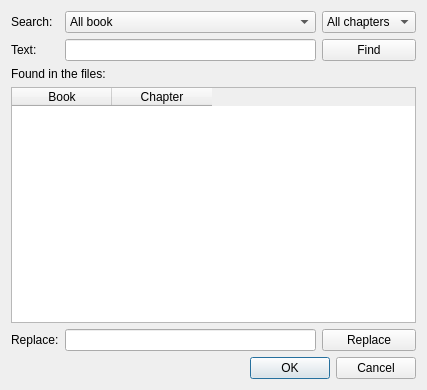
<?xml version="1.0" encoding="UTF-8"?>
<ui version="4.0">
 <class>FRDialog</class>
 <widget class="QDialog" name="FRDialog">
  <property name="geometry">
   <rect>
    <x>0</x>
    <y>0</y>
    <width>427</width>
    <height>390</height>
   </rect>
  </property>
  <property name="windowTitle">
   <string>Find and replace dialog</string>
  </property>
  <layout class="QGridLayout" name="gridLayout_2">
   <item row="0" column="0">
    <layout class="QGridLayout" name="gridLayout">
     <item row="0" column="0">
      <widget class="QLabel" name="label">
       <property name="text">
        <string>Search:</string>
       </property>
      </widget>
     </item>
     <item row="0" column="1">
      <widget class="QComboBox" name="cBBook">
       <item>
        <property name="text">
         <string>All book</string>
        </property>
       </item>
      </widget>
     </item>
     <item row="0" column="2">
      <widget class="QComboBox" name="cBChapter">
       <item>
        <property name="text">
         <string>All chapters</string>
        </property>
       </item>
      </widget>
     </item>
     <item row="1" column="0">
      <widget class="QLabel" name="label_2">
       <property name="text">
        <string>Text:</string>
       </property>
      </widget>
     </item>
     <item row="1" column="1">
      <widget class="QLineEdit" name="LEFind">
       <property name="text">
        <string/>
       </property>
      </widget>
     </item>
     <item row="1" column="2">
      <widget class="QPushButton" name="pBFind">
       <property name="text">
        <string>Find</string>
       </property>
      </widget>
     </item>
     <item row="2" column="0" colspan="2">
      <widget class="QLabel" name="label_4">
       <property name="text">
        <string>Found in the files:</string>
       </property>
      </widget>
     </item>
     <item row="3" column="0" colspan="3">
      <widget class="QTableWidget" name="tableFiles">
       <property name="columnCount">
        <number>2</number>
       </property>
       <attribute name="horizontalHeaderDefaultSectionSize">
        <number>100</number>
       </attribute>
       <column>
        <property name="text">
         <string>Book</string>
        </property>
       </column>
       <column>
        <property name="text">
         <string>Chapter</string>
        </property>
       </column>
      </widget>
     </item>
     <item row="4" column="0">
      <widget class="QLabel" name="label_3">
       <property name="text">
        <string>Replace:</string>
       </property>
      </widget>
     </item>
     <item row="4" column="1">
      <widget class="QLineEdit" name="LEReplace"/>
     </item>
     <item row="4" column="2">
      <widget class="QPushButton" name="pBReplace">
       <property name="text">
        <string>Replace</string>
       </property>
      </widget>
     </item>
     <item row="5" column="0" colspan="3">
      <widget class="QDialogButtonBox" name="buttonBox">
       <property name="orientation">
        <enum>Qt::Horizontal</enum>
       </property>
       <property name="standardButtons">
        <set>QDialogButtonBox::Cancel|QDialogButtonBox::Ok</set>
       </property>
      </widget>
     </item>
     <item row="2" column="2">
      <widget class="QLabel" name="filesFoundLabel">
       <property name="text">
        <string/>
       </property>
      </widget>
     </item>
    </layout>
   </item>
  </layout>
 </widget>
 <resources/>
 <connections>
  <connection>
   <sender>buttonBox</sender>
   <signal>accepted()</signal>
   <receiver>FRDialog</receiver>
   <slot>accept()</slot>
   <hints>
    <hint type="sourcelabel">
     <x>248</x>
     <y>254</y>
    </hint>
    <hint type="destinationlabel">
     <x>157</x>
     <y>274</y>
    </hint>
   </hints>
  </connection>
  <connection>
   <sender>buttonBox</sender>
   <signal>rejected()</signal>
   <receiver>FRDialog</receiver>
   <slot>reject()</slot>
   <hints>
    <hint type="sourcelabel">
     <x>316</x>
     <y>260</y>
    </hint>
    <hint type="destinationlabel">
     <x>286</x>
     <y>274</y>
    </hint>
   </hints>
  </connection>
 </connections>
</ui>
